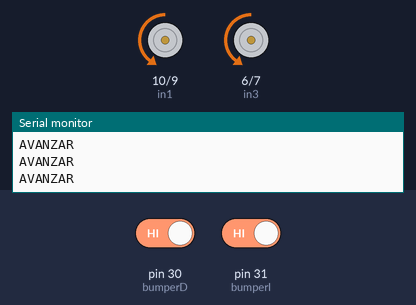
Recording of a sketch running on a simulated Arduino Mega 2560, built with avr-gcc and run on an emulated ATmega2560. Parts: motor-driver pin pairs drawn as motors (green arrow = first pin HIGH = forward, orange = second pin HIGH = backward, longer = more drive, scaled by the enable pin), the last lines printed to the serial monitor. Inputs (shaded band) come from the test bench; at power-on: pin 30 (bumperD) HIGH, pin 31 (bumperI) HIGH.

Above: at 1.2 s.
1.3 s: pin 30 (bumperD) driven LOW
At 1.6 s:
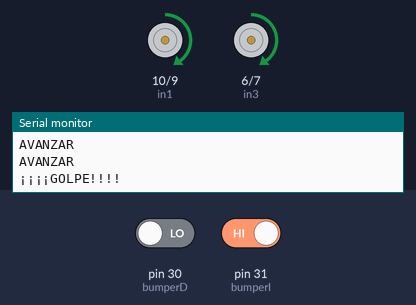
7.3 s: pin 30 (bumperD) driven HIGH
At 8.6 s:
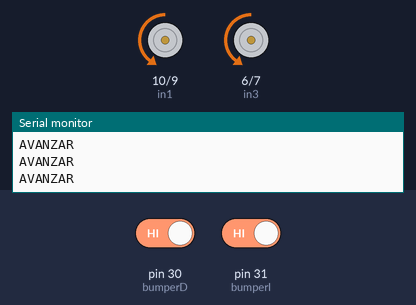
10.3 s: pin 31 (bumperI) driven LOW
At 13.4 s:
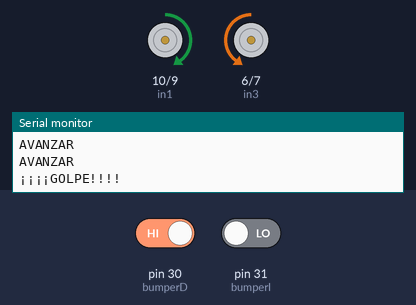
Timing chart, 0 to 19.3 s (numbered marks = the images above; inputs shaded):
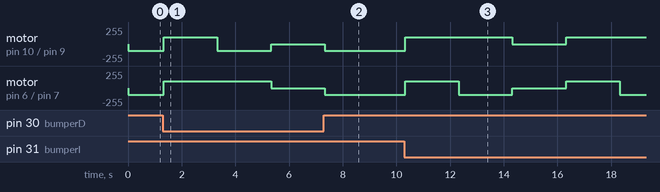

The sketch:

Version_1.ino
```cpp
//definimos los pines de los sensores
//SENSOR ULTRA SONIDO
int Trig = 48;
int Echo = 49;

// bloque motor izquierdo
int enA = 8;
int in1 = 10;
int in2 = 9;
// bloque motor derecho
int enB = 5;
int in3 = 6;
int in4 = 7;

//BUMPER
int bumperD = 30;             //bumper derecho
int bumperI = 31;             //bumper izquierdo

//Variable en la que se va a almacenar el valor correspondiente a la distancia
int Distancia;
int buttonStateD = 0;         // variable for reading the pushbutton status
int buttonStateI = 0;         // variable for reading the pushbutton status

#define maximum_distance 200
int MAX_VEL = 255;            //MAXIMA VELOCIDAD DE LOS MOTORES
int MIN_VEL = 150;             //MINIMA VELOCIDAD . MODIFICAR PARA AJUSTAR A TUS MOTORES
int STOPPED = 0;              //VELOCIDAD DE PARADA


void setup() {

  Serial.begin(9600);         // PARA VERLO POR MONITOR SERIAL

  pinMode (Trig, OUTPUT);     //DEFINIMOS Trig como salida
  pinMode (Echo, INPUT);      //DEFINIMOS Echo como entrada
  pinMode(bumperD, INPUT);    //DEFINIMOS bumperD como entrada
  pinMode(bumperI, INPUT);    //DEFINIMOS bumperI como entrada

  // Defino todos los pines de motor como salidas
  pinMode(enA, OUTPUT);
  pinMode(enB, OUTPUT);
  pinMode(in1, OUTPUT);
  pinMode(in2, OUTPUT);
  pinMode(in3, OUTPUT);
  pinMode(in4, OUTPUT);
}

void loop() {
  // put your main code here, to run repeatedly:

 buttonStateD = digitalRead(bumperD);
 buttonStateI = digitalRead(bumperI);


//COMPROBACION DE CHOQUE
  if ((buttonStateD == LOW) | (buttonStateI == LOW)){
    Serial.println("¡¡¡¡GOLPE!!!!");

//PARAR MOTORES
     Parar();
     DesactivaMotores();
//MARCHA ATRAS
      MarchaAtras();
      ActivaMotores();
      delay(2000);
//GIRAR DEPENDIENDO DE DONDE ESTE EL GOLPE
 // GOLPE EN DERECHA - GIRO A IZQUIERDA
       if (buttonStateD == LOW){
         GiroEjeAIzquierda();
         ActivaMotores();
         delay(2000);
         Parar();
         DesactivaMotores();
         delay(2000);
       }
 // GOLPE EN IZQUIERDA - GIRO A DERECHA
       if (buttonStateI == LOW){
         GiroEjeADerecha();
         ActivaMotores();
         delay(2000);
         Parar();
         DesactivaMotores();
         delay(2000);
       }
  }else{
     Serial.println("AVANZAR");
      Avanzar();
      ActivaMotores();
  }
}


void comprobacion(){


}

void ActivaMotores(){
  ponVelocidadMotor(100);
}

void DesactivaMotores(){
  ponVelocidadMotor(0);
}

void Avanzar(){
    //MOTOR A (IZQUIERDO)
  digitalWrite(in1, LOW);
  digitalWrite(in2, HIGH);
  //MOTOR B (DERECHO)
  digitalWrite(in3, LOW);
  digitalWrite(in4, HIGH);
}

void MarchaAtras(){
  //MOTOR A (IZQUIERDO)
  digitalWrite(in1, HIGH);
  digitalWrite(in2, LOW);
  //MOTOR B (DERECHO)
  digitalWrite(in3, HIGH);
  digitalWrite(in4, LOW);
  }

void Parar(){
  digitalWrite(in1, LOW);
  digitalWrite(in2, LOW);
  digitalWrite(in3, LOW);
  digitalWrite(in4, LOW);
}

void ponVelocidadMotor(int velocidad){
    analogWrite(enA, velocidad);
    analogWrite(enB, velocidad);
}

void GiroEjeAIzquierda(){
   digitalWrite(in1, LOW);
   digitalWrite(in2, HIGH);
   digitalWrite(in3, HIGH);
   digitalWrite(in4, LOW);
}

void GiroEjeADerecha(){
   digitalWrite(in1, HIGH);
   digitalWrite(in2, LOW);
   digitalWrite(in3, LOW);
   digitalWrite(in4, HIGH);
}


void modoGiroIzquierda(){
  digitalWrite(in1, LOW);
  digitalWrite(in2, HIGH);
  digitalWrite(in3, LOW);
  digitalWrite(in4, LOW);
}

void modoGiroIzquierdaHaciaAtras(){
  digitalWrite(in1, HIGH);
  digitalWrite(in2, LOW);
  digitalWrite(in3, LOW);
  digitalWrite(in4, LOW);
}

void modoGiroDerecha(){
  digitalWrite(in1, LOW);
  digitalWrite(in2, LOW);
  digitalWrite(in3, LOW);
  digitalWrite(in4, HIGH);
}

void modoGiroDerechaHaciaAtras(){
  digitalWrite(in1, LOW);
  digitalWrite(in2, LOW);
  digitalWrite(in3, HIGH);
  digitalWrite(in4, LOW);
}


int dameDistanciaUltraSonido(){
   //Para estabilizar el valor del pin Trig se establece a LOW
  digitalWrite (Trig, LOW);
  delay(10);

  //Se lanzan los 8 pulsos
  digitalWrite (Trig, HIGH);
  delay(10);
  digitalWrite (Trig, LOW);

  /*
    Se mide el tiempo que tarda la señal en regresar y se calcula la distancia.
    Observa que al realizar pulseIn el valor que se obtiene es tiempo, no distancia
    Se está reutilizando la variable Distancia.
  */

  Distancia = pulseIn (Echo, HIGH);
  Distancia = Distancia / 58;
  delay(100);
  return Distancia;
}
```

Measured:
- after the input at 1.3 s, motor on pin 10 (in1) / pin 9 (in2): backward 100/255 → forward 100/255 at once, → backward 100/255 2.0 s later, → stopped 2.0 s later; motor on pin 6 (in3) / pin 7 (in4): backward 100/255 → forward 100/255 at once, → stopped 4.0 s later
- after the input at 7.3 s, motor on pin 6 (in3) / pin 7 (in4): stopped → backward 100/255 at once
